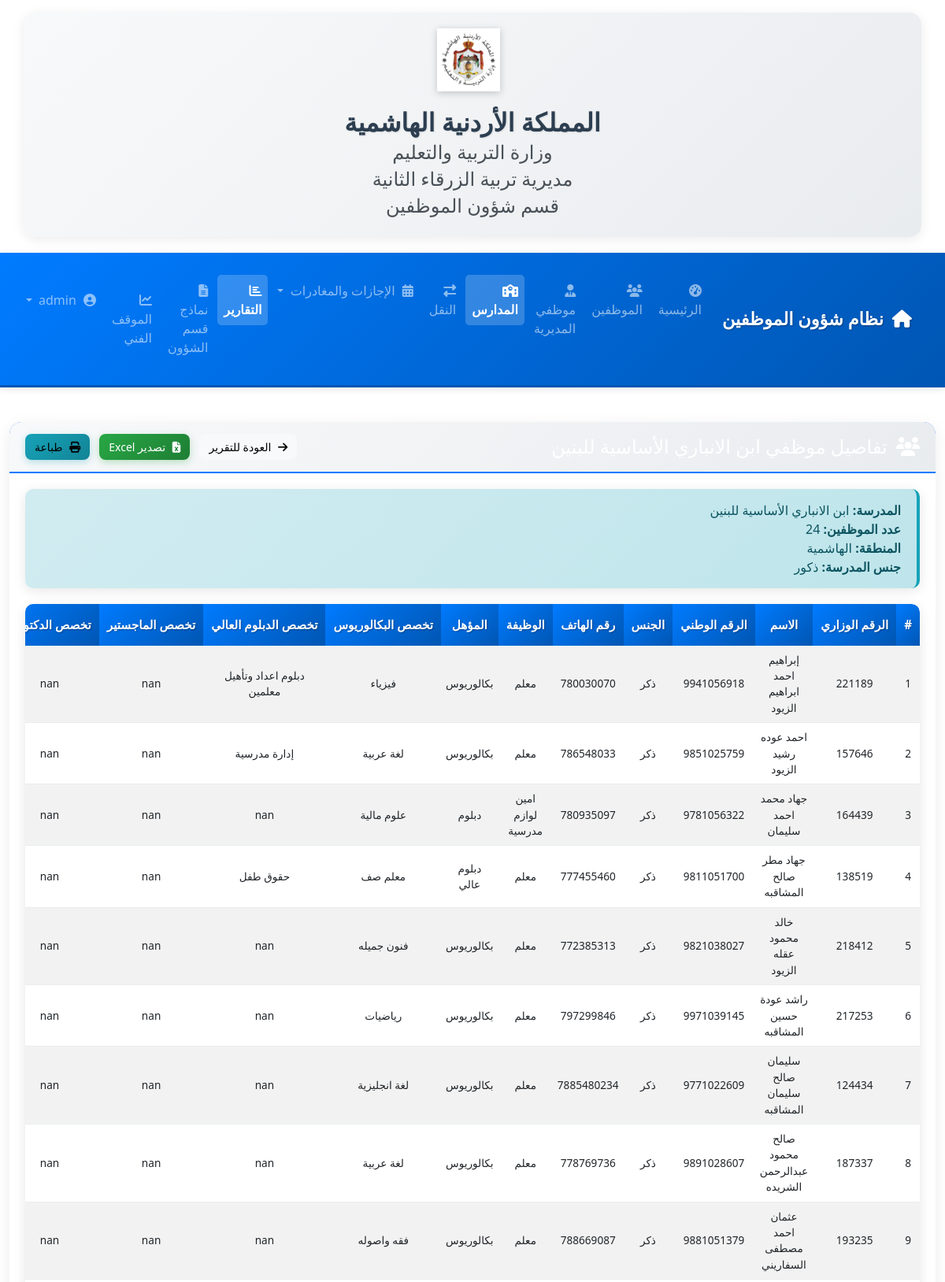
The app's page /reports/by-school/31 (signed in, upper part) with its own data.
### models.py (models this page shows, shortened)
class School(db.Model):
    id = db.Column(db.Integer, primary_key=True)
    name = db.Column(db.String(100), nullable=False)  # اسم المدرسة
    phone = db.Column(db.String(20))  # رقم هاتف المدرسة
    address = db.Column(db.String(200))  # عنوان المدرسة
    gender = db.Column(db.String(20))  # جنس المدرسة (ذكور، إناث، مختلطة)
    region = db.Column(db.String(50))  # المنطقة

class Employee(db.Model):
    id = db.Column(db.Integer, primary_key=True)
    ministry_number = db.Column(db.String(20), unique=True, nullable=False)  # الرقم الوزاري
    name = db.Column(db.String(100), nullable=False)  # الاسم
    civil_id = db.Column(db.String(20), unique=True, nullable=False)  # الرقم المدني (changed from national_id)
    gender = db.Column(db.String(10), nullable=False)  # الجنس
    job_title = db.Column(db.String(50), nullable=False)  # الوظيفة
    qualification = db.Column(db.String(50), nullable=False)  # المؤهل
    bachelor_specialization = db.Column(db.String(100))  # تخصص بكالوريوس
    high_diploma_specialization = db.Column(db.String(100))  # تخصص دبلوم العالي
    masters_specialization = db.Column(db.String(100))  # تخصص ماجستير
    phd_specialization = db.Column(db.String(100))  # تخصص دكتوراه
    subject = db.Column(db.String(100))  # المبحث الدراسي
    phone_number = db.Column(db.String(20))  # رقم الهاتف
    appointment_date = db.Column(db.Date, nullable=False)  # تاريخ التعيين
    school_id = db.Column(db.Integer, db.ForeignKey('school.id'), nullable=False)  # المدرسة
    is_directorate_employee = db.Column(db.Boolean, default=False)  # موظف مديرية
    school = db.relationship('School', backref=db.backref('employees', lazy=True))
    transfers = db.relationship('Transfer', backref='employee', lazy=True, cascade="all, delete-orphan")
    leaves = db.relationship('Leave', backref='employee', lazy=True, cascade="all, delete-orphan")
    leave_balances = db.relationship('LeaveBalance', backref='employee', lazy=True, cascade="all, delete-orphan")
    converted_departures = db.relationship('ConvertedDeparture', backref='employee', lazy=True, cascade="all, delete-orphan")
    monthly_departure_balances = db.relationship('MonthlyDepartureBalance', backref='employee', lazy=True, cascade="all, delete-orphan")

### routes/report_routes.py (the view)
@report.route('/by-school/<int:school_id>')
def report_by_school_details(school_id):
    if 'user_id' not in session:
        return redirect(url_for('auth.login'))
    export_format = request.args.get('export')
    school = School.query.get_or_404(school_id)
    employees = Employee.query.filter_by(
        school_id=school_id,
        is_directorate_employee=False
    ).order_by(Employee.name).all()
    if export_format == 'excel':
        return export_to_excel(employees, f'تقرير موظفي {school.name}')
    return render_template('reports/school_details.html',
                         school=school,
                         employees=employees)

### app.py (called while the page is built)
@app.context_processor
def inject_now():
    return {'now': datetime.now()}

@app.context_processor
def inject_user():
    current_user = None
    if 'user_id' in session:
        current_user = User.query.get(session['user_id'])
    return dict(current_user=current_user)

@app.before_request
def check_login():
    allowed_routes = ['auth.login', 'static']
    if 'user_id' not in session and request.endpoint and not any(request.endpoint.startswith(route) for route in allowed_routes):
        return redirect(url_for('auth.login'))

### models.py (called while the page is built, shortened)
    def has_permission(self, permission=None):
        if self.is_admin:
            if permission:
                return True

### templates/reports/school_details.html (shortened to what this page needs)
{% extends "base.html" %}
{% block content %}
<div class="container-fluid mt-4">
    <div class="row">
        <div class="col-12">
            <div class="card">
                <div class="card-header bg-primary text-white d-flex justify-content-between align-items-center">
                    <h4 class="mb-0"><i class="fas fa-users"></i> تفاصيل موظفي {{ school.name }}</h4>
                    <div>
                        <a href="{{ url_for('report.report_by_school') }}" class="btn btn-light btn-sm me-2">
                            <i class="fas fa-arrow-right"></i> العودة للتقرير
                        </a>
                        <a href="{{ url_for('report.report_by_school_details', school_id=school.id, export='excel') }}"
                           class="btn btn-success btn-sm me-2">
                            <i class="fas fa-file-excel"></i> تصدير Excel
                        </a>
                        <button type="button" class="btn btn-info btn-sm" onclick="window.print()">
                            <i class="fas fa-print"></i> طباعة
                        </button>
                    </div>
                </div>
                <div class="card-body">
                    <div class="alert alert-info">
                        <strong>المدرسة:</strong> {{ school.name }}<br>
                        <strong>عدد الموظفين:</strong> {{ employees|length }}
                        {% if school.region %}<br><strong>المنطقة:</strong> {{ school.region }}{% endif %}
                        {% if school.gender %}<br><strong>جنس المدرسة:</strong> {{ school.gender }}{% endif %}
                    </div>
                    {% if employees %}
                    <div class="table-responsive">
                        <table class="table table-striped table-hover">
                            <thead class="thead-dark">
                                <tr>
                                    <th>#</th>
                                    <th>الرقم الوزاري</th>
                                    <th>الاسم</th>
                                    <th>الرقم الوطني</th>
                                    <th>الجنس</th>
                                    <th>رقم الهاتف</th>
                                    <th>الوظيفة</th>
                                    <th>المؤهل</th>
                                    <th>تخصص البكالوريوس</th>
                                    <th>تخصص الدبلوم العالي</th>
                                    <th>تخصص الماجستير</th>
                                    <th>تخصص الدكتوراه</th>
                                </tr>
                            </thead>
                            <tbody>
                                {% for employee in employees %}
                                <tr>
                                    <td>{{ loop.index }}</td>
                                    <td>{{ employee.ministry_number }}</td>
                                    <td>{{ employee.name }}</td>
                                    <td>{{ employee.civil_id }}</td>
                                    <td>{{ employee.gender }}</td>
                                    <td>{{ employee.phone_number or '-' }}</td>
                                    <td>{{ employee.job_title }}</td>
                                    <td>{{ employee.qualification }}</td>
                                    <td>{{ employee.bachelor_specialization or '-' }}</td>
                                    <td>{{ employee.high_diploma_specialization or '-' }}</td>
                                    <td>{{ employee.masters_specialization or '-' }}</td>
                                    <td>{{ employee.phd_specialization or '-' }}</td>
                                </tr>
                                {% endfor %}
                            </tbody>
                        </table>
                    </div>
                    {% else %}
                    <div class="alert alert-warning">
                        <i class="fas fa-exclamation-triangle"></i> لا توجد موظفين في هذه المدرسة.
                    </div>
                    {% endif %}
                </div>
            </div>
        </div>
    </div>
</div>
{% endblock %}

### static/css/style.css (style rules this page uses)
.table-responsive { margin-top: 20px; }
.alert { margin-bottom: 20px; }
.table { margin-bottom: 0; }
.table th { background-color: #f8f9fa; font-weight: bold; text-align: center; }
.table td { text-align: center; vertical-align: middle; }
.card { border: none; border-radius: 15px; box-shadow: 0 5px 20px rgba(0, 0, 0, 0.08); transition: all 0.3s ease; overflow: hidden; }
.card-header { background: linear-gradient(135deg, #f8f9fa 0%, #e9ecef 100%); border-bottom: 2px solid #007bff; font-weight: bold; padding: 15px 20px; border-radius: 15px 15px 0 0 !important; }
.card-body { padding: 20px; }
.table { border-radius: 10px; overflow: hidden; box-shadow: 0 3px 15px rgba(0, 0, 0, 0.08); margin-bottom: 0; }
.table thead th { background: linear-gradient(135deg, #007bff 0%, #0056b3 100%); color: white; font-weight: 600; text-align: center; border: none; padding: 15px 10px; font-size: 0.95rem; text-shadow: 1px 1px 2px rgba(0, 0, 0, 0.3); }
.table tbody tr { transition: all 0.3s ease; }
.table td { text-align: center; vertical-align: middle; padding: 12px 10px; border-color: #e9ecef; }
.table-striped tbody tr:nth-of-type(odd) { background-color: rgba(0, 123, 255, 0.03); }
.btn { border-radius: 8px; font-weight: 500; padding: 8px 16px; transition: all 0.3s ease; border: none; position: relative; overflow: hidden; }
.btn:before { content: ''; position: absolute; top: 0; left: -100%; width: 100%; height: 100%; background: linear-gradient(90deg, transparent, rgba(255, 255, 255, 0.2), transparent); transition: left 0.5s; }
.btn-success { background: linear-gradient(135deg, #28a745 0%, #1e7e34 100%); box-shadow: 0 3px 10px rgba(40, 167, 69, 0.3); }
.btn-info { background: linear-gradient(135deg, #17a2b8 0%, #138496 100%); box-shadow: 0 3px 10px rgba(23, 162, 184, 0.3); }
.btn-sm { padding: 6px 12px; font-size: 0.875rem; }
.alert { border: none; border-radius: 10px; padding: 15px 20px; margin-bottom: 20px; box-shadow: 0 3px 15px rgba(0, 0, 0, 0.1); }
.alert-info { background: linear-gradient(135deg, #d1ecf1 0%, #bee5eb 100%); color: #0c5460; border-right: 4px solid #17a2b8; }
.container, .container-fluid { padding-top: 20px; padding-bottom: 20px; }
.fas, .far { margin-left: 5px; }
.table th { white-space: nowrap; font-size: 0.9rem; }
.table td { font-size: 0.85rem; padding: 8px 6px; }
.table-responsive { border-radius: 10px; box-shadow: 0 4px 15px rgba(0, 0, 0, 0.1); }

### templates/reports/school_details.html (style rules this page uses)
.btn, .card-header .btn { display: none !important; }
.table { font-size: 10px; }
.alert { border: none; background: white !important; color: black !important; }
.table th, .table td { padding: 4px !important; }

### records on screen
School: name "ابن الانباري الأساسية للبنين", region "الهاشمية", gender "ذكور"
Employee: ministry_number "221189", name "إبراهيم احمد ابراهيم الزيود", civil_id "9941056918", gender "ذكر", phone_number "780030070", job_title "معلم", qualification "بكالوريوس", bachelor_specialization "فيزياء", high_diploma_specialization "دبلوم اعداد وتأهيل معلمين", masters_specialization "nan", phd_specialization "nan"
Employee: ministry_number "157646", name "احمد عوده رشيد الزيود", civil_id "9851025759", gender "ذكر", phone_number "786548033", job_title "معلم", qualification "بكالوريوس", bachelor_specialization "لغة عربية", high_diploma_specialization "إدارة مدرسية", masters_specialization "nan", phd_specialization "nan"
Employee: ministry_number "164439", name "جهاد محمد احمد سليمان", civil_id "9781056322", gender "ذكر", phone_number "780935097", job_title "امين لوازم مدرسية", qualification "دبلوم", bachelor_specialization "علوم مالية", high_diploma_specialization "nan", masters_specialization "nan", phd_specialization "nan"
Employee: ministry_number "138519", name "جهاد مطر صالح المشاقبه", civil_id "9811051700", gender "ذكر", phone_number "777455460", job_title "معلم", qualification "دبلوم عالي", bachelor_specialization "معلم صف", high_diploma_specialization "حقوق طفل", masters_specialization "nan", phd_specialization "nan"
Employee: ministry_number "218412", name "خالد محمود عقله الزيود", civil_id "9821038027", gender "ذكر", phone_number "772385313", job_title "معلم", qualification "بكالوريوس", bachelor_specialization "فنون جميله", high_diploma_specialization "nan", masters_specialization "nan", phd_specialization "nan"
Employee: ministry_number "217253", name "راشد عودة حسين المشاقبه", civil_id "9971039145", gender "ذكر", phone_number "797299846", job_title "معلم", qualification "بكالوريوس", bachelor_specialization "رياضيات", high_diploma_specialization "nan", masters_specialization "nan", phd_specialization "nan"
Employee: ministry_number "124434", name "سليمان صالح سليمان المشاقبه", civil_id "9771022609", gender "ذكر", phone_number "7885480234", job_title "معلم", qualification "بكالوريوس", bachelor_specialization "لغة انجليزية", high_diploma_specialization "nan", masters_specialization "nan", phd_specialization "nan"
Employee: ministry_number "187337", name "صالح محمود عبدالرحمن الشريده", civil_id "9891028607", gender "ذكر", phone_number "778769736", job_title "معلم", qualification "بكالوريوس", bachelor_specialization "لغة عربية", high_diploma_specialization "nan", masters_specialization "nan", phd_specialization "nan"
Employee: ministry_number "193235", name "عثمان احمد مصطفى السفاريني", civil_id "9881051379", gender "ذكر", phone_number "788669087", job_title "معلم", qualification "بكالوريوس", bachelor_specialization "فقه واصوله", high_diploma_specialization "nan", masters_specialization "nan", phd_specialization "nan"

### other values on screen
{{ employees|length }} "24"
